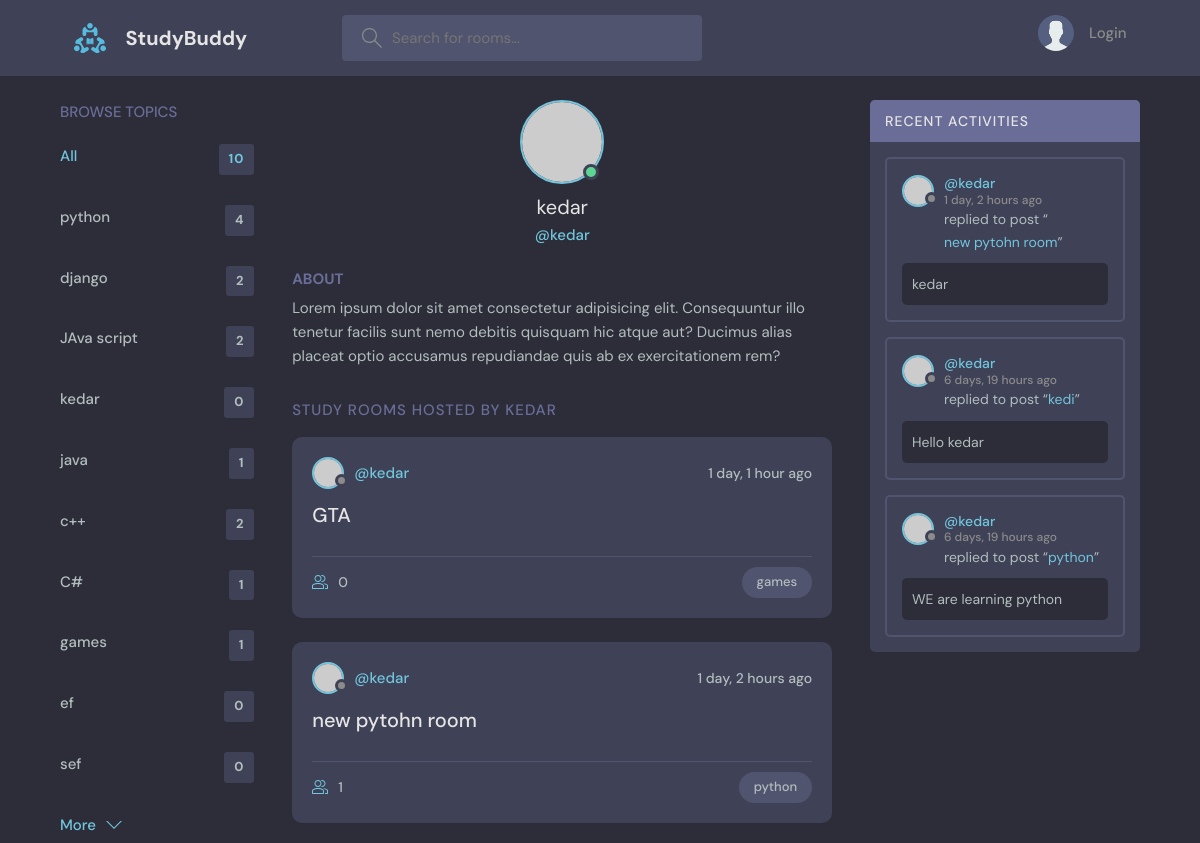
Page /profile/1/ (upper part) on the earlier database version.
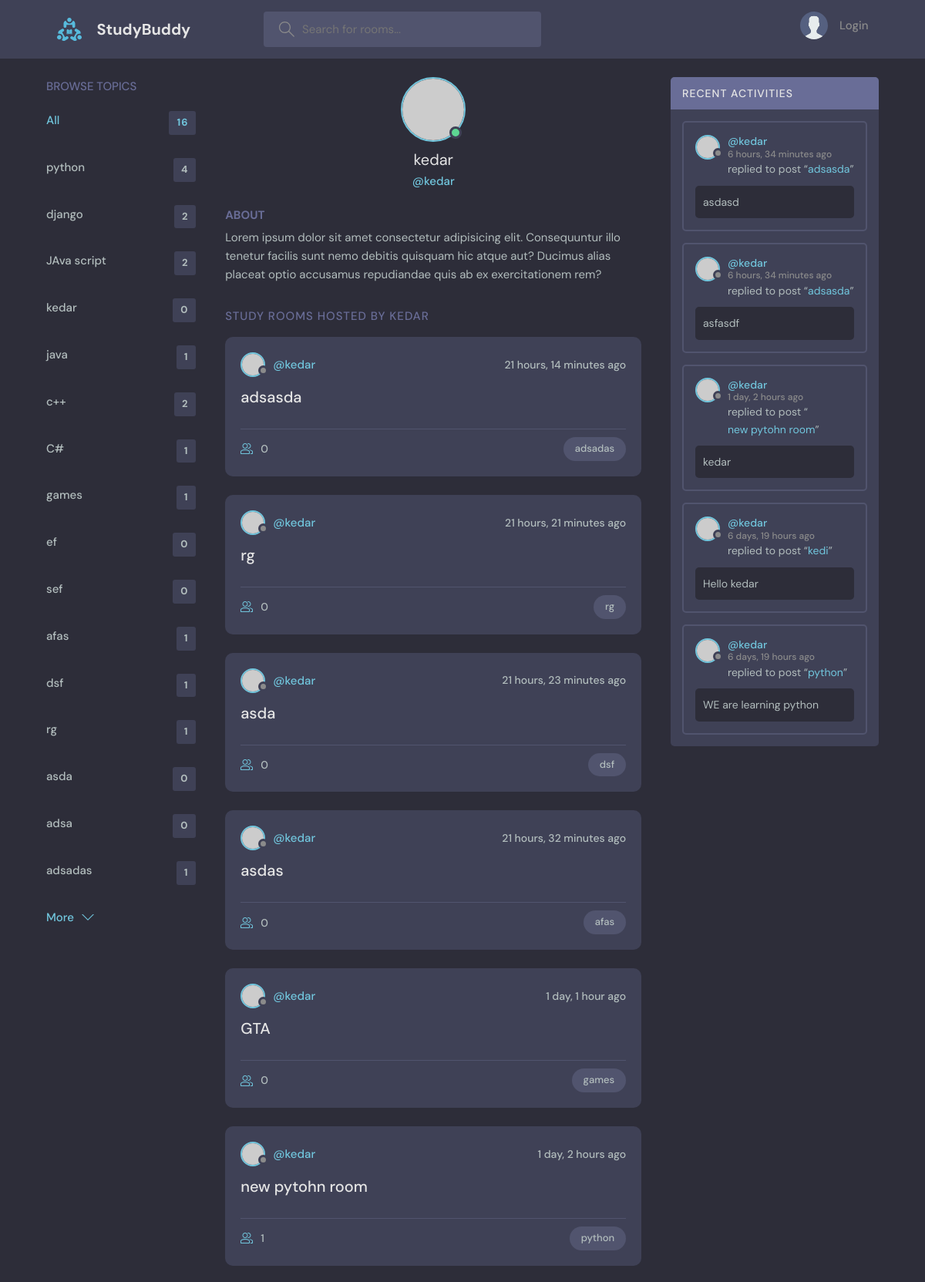
Same page on the later database version.
### base/models.py (models this page shows, shortened)
class Topic(models.Model):
    name = models.CharField(max_length=200)

class Room(models.Model):
    host = models.ForeignKey(User,on_delete=models.SET_NULL, null=True)
    topic = models.ForeignKey(Topic,on_delete=models.SET_NULL, null=True)
    name = models.CharField(max_length=200, unique=True)
    description = models.TextField(null=True, blank=True)
    participants = models.ManyToManyField(User, related_name='participants', blank=True)
    requesters = models.ManyToManyField(User, related_name='requesters', blank=True)
    updated = models.DateTimeField(auto_now=True)
    created = models.DateTimeField(auto_now_add=True)
    class Meta:
        ordering = ['-updated', '-created']
    def __str__(self):
        return self.name

class Message(models.Model):
    user = models.ForeignKey(User, on_delete=models.CASCADE)
    room = models.ForeignKey(Room,on_delete=models.CASCADE)
    body = models.TextField()
    updated = models.DateTimeField(auto_now=True)
    created = models.DateTimeField(auto_now_add=True)
    class Meta:
        ordering = ['-updated', '-created']

### base/views.py (the view)
# urls.py: path('profile/<str:pk>/', views.userProfile, name="user-profile"),
def userProfile(request, pk):
    user = User.objects.get(id=pk)
    rooms = user.room_set.all()
    room_messages = user.message_set.all()
    topics = Topic.objects.all()
    context = {'user': user, 'rooms': rooms,
                'room_messages': room_messages, 'topics': topics}
    return render(request, 'base/profile.html', context)

### base/templates/base/profile.html (shortened to what this page needs)
{% extends 'main.html' %}
{% block content %}
  <main class="profile-page layout layout--3">
    <div class="container">
      {% include 'base/topics_component.html' %}
      <div class="roomList">
        <div class="profile">
          <div class="profile__avatar">
            <div class="avatar avatar--large active">
              <img src="https://randomuser.me/api/portraits/men/11.jpg" />
            </div>
          </div>
          <div class="profile__info">
            <h3>{{user.username}}</h3>
            <p>@{{user.username}}</p>
          </div>
          <div class="profile__about">
            <h3>About</h3>
            <p>
              Lorem ipsum dolor sit amet consectetur adipisicing elit. Consequuntur illo tenetur
              facilis sunt nemo debitis quisquam hic atque aut? Ducimus alias placeat optio
              accusamus repudiandae quis ab ex exercitationem rem?
            </p>
          </div>
        </div>
        <div class="roomList__header">
          <div>
            <h2>Study Rooms Hosted by {{user.username}}</a>
            </h2>
          </div>
        </div>
        {% include 'base/feed_component.html' %}
      </div>
      {% include 'base/activity_component.html' %}
    </div>
  </main>
  {% endblock content %}

### base/templates/base/topics_component.html
<div class="topics">
  <div class="topics__header">
    <h2>Browse Topics</h2>
  </div>
  <ul class="topics__list">
    <li>
      <a href="{% url 'home' %}" class="active">All <span>{{ topics.count }}</span></a>
    </li>
    {% for topic in topics %}
    <li>
      <a href="{% url 'home' %}?q={{topic.name}}">{{topic.name}} <span>{{ topic.room_set.all.count }}</span></a>
    </li>
    {% endfor %}
  </ul>
  <a class="btn btn--link" href="topics.html">
    More
    <svg version="1.1" xmlns="http://www.w3.org/2000/svg" width="32" height="32" viewBox="0 0 32 32">
      <title>chevron-down</title>
      <path d="M16 21l-13-13h-3l16 16 16-16h-3l-13 13z"></path>
    </svg>
  </a>
</div>

### base/templates/base/feed_component.html (shortened to what this page needs)
{% for room in rooms %}
<div class="roomListRoom">
  <div class="roomListRoom__header">
    <a href="{% url 'user-profile' room.host.id %}" class="roomListRoom__author">
      <div class="avatar avatar--small">
        <img src="https://randomuser.me/api/portraits/women/11.jpg" />
      </div>
      <span>@{{room.host.username}}</span>
    </a>
    <div class="roomListRoom__actions">
      <span>{{room.created|timesince}} ago</span>
    </div>
  </div>
  <div class="roomListRoom__content">
    <a href="{% url 'room' room.id %}">{{room.name}}</a>
  </div>
  <div class="roomListRoom__meta">
    <a href="{% url 'room' room.id %}" class="roomListRoom__joined">
      {{room.participants.all.count}}
    </a>
    <p class="roomListRoom__topic">{{ room.topic.name }}</p>
  </div>
</div>
{% endfor %}

### base/templates/base/activity_component.html (shortened to what this page needs)
<div class="activities">
  <div class="activities__header">
    <h2>Recent Activities</h2>
  </div>
  {% for message in room_messages %}
  <div class="activities__box">
    <div class="activities__boxHeader roomListRoom__header">
      <a href="{% url 'user-profile' message.user.id %}" class="roomListRoom__author">
        <div class="avatar avatar--small">
          <img src="https://randomuser.me/api/portraits/women/11.jpg" />
        </div>
        <p>
          @{{ message.user }}
          <span>{{ message.created|timesince }} ago</span>
        </p>
      </a>
    </div>
    <div class="activities__boxContent">
      <p>replied to post “<a href="{% url 'room' message.room.id %}">{{message.room}}</a>”</p>
      <div class="activities__boxRoomContent">
        {{message.body}}
      </div>
    </div>
  </div>
  {% endfor %}
</div>

Differences in the rows shown:
added Topic: name "afas", room_set.all.count "1"
added Topic: name "dsf", room_set.all.count "1"
added Topic: name "rg", room_set.all.count "1"
added Topic: name "asda", room_set.all.count "0"
added Topic: name "adsa", room_set.all.count "0"
added Topic: name "adsadas", room_set.all.count "1"
added Room: host.username "kedar", created "21 hours, 14 minutes", name "adsasda", participants.all.count "0", topic.name "adsadas"
added Room: host.username "kedar", created "21 hours, 21 minutes", name "rg", participants.all.count "0", topic.name "rg"
added Room: host.username "kedar", created "21 hours, 23 minutes", name "asda", participants.all.count "0", topic.name "dsf"
added Room: host.username "kedar", created "21 hours, 32 minutes", name "asdas", participants.all.count "0", topic.name "afas"
added Message: user "kedar", created "6 hours, 34 minutes", room "adsasda", body "asdasd"
added Message: user "kedar", created "6 hours, 34 minutes", room "adsasda", body "asfasdf"
Other differences:
{{ topics.count }}: "10" → "16"
